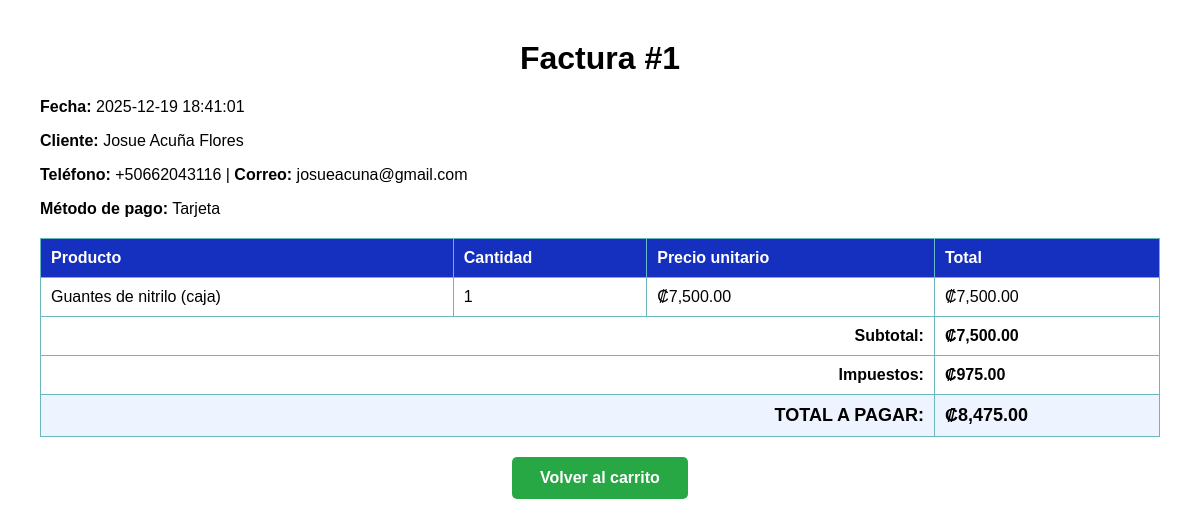
The page /modulos/ventas/factura.php?id_venta=1 on the database its author committed.
### tables this page shows
CREATE TABLE `ventas` (
  `id_venta` int NOT NULL,
  `id_usuario` int NOT NULL,
  `id_cliente` int NOT NULL,
  `fecha_venta` datetime DEFAULT CURRENT_TIMESTAMP,
  `subtotal` decimal(10,2) DEFAULT NULL,
  `impuestos` decimal(10,2) DEFAULT NULL,
  `total` decimal(10,2) DEFAULT NULL,
  `metodo_pago` varchar(50) DEFAULT NULL,
  `estado` tinyint(1) DEFAULT '1'
);

CREATE TABLE `usuarios` (
  `id_usuario` int NOT NULL,
  `nombre` varchar(100) DEFAULT NULL,
  `apellido1` varchar(100) DEFAULT NULL,
  `apellido2` varchar(100) DEFAULT NULL,
  `email` varchar(120) NOT NULL,
  `telefono` varchar(20) DEFAULT NULL,
  `identificacion` varchar(50) NOT NULL,
  `tipo_doc` varchar(20) NOT NULL,
  `password` varchar(255) NOT NULL,
  `id_rol` int NOT NULL,
  `fecha_creacion` datetime DEFAULT CURRENT_TIMESTAMP
);

CREATE TABLE `detalle_venta` (
  `id_detalle` int NOT NULL,
  `id_venta` int NOT NULL,
  `id_producto` int NOT NULL,
  `id_lote` int DEFAULT NULL,
  `cantidad` int NOT NULL,
  `precio_unitario` decimal(10,2) DEFAULT NULL,
  `total` decimal(10,2) DEFAULT NULL,
  `descuento` decimal(10,2) DEFAULT '0.00'
);

CREATE TABLE `productos` (
  `id_producto` int NOT NULL,
  `nombre` varchar(150) NOT NULL,
  `descripcion` text,
  `unidad` varchar(100) DEFAULT NULL,
  `id_categoria` int DEFAULT NULL,
  `precio` decimal(10,2) NOT NULL,
  `costo_unidad` decimal(10,2) DEFAULT NULL,
  `stock_total` int NOT NULL,
  `stock_minimo` int DEFAULT '0',
  `fecha_creacion` datetime DEFAULT CURRENT_TIMESTAMP,
  `actualizado_en` timestamp NULL DEFAULT CURRENT_TIMESTAMP ON UPDATE CURRENT_TIMESTAMP,
  `fecha_caducidad` date DEFAULT NULL,
  `estado` enum('activo','inactivo') DEFAULT 'activo',
  `descuento` decimal(5,2) DEFAULT '0.00'
);

### modulos/ventas/factura.php (the view, shortened to what this page needs)
<?php
require '../../config/conexion.php';
$venta = null;
$productos = [];
try {
    $id_venta = (int)$_GET['id_venta'];
    $sql_venta = "
        SELECT
            v.id_venta,
            v.fecha_venta,
            v.subtotal,
            v.impuestos,
            v.total,
            v.metodo_pago,
            CONCAT(uc.nombre, ' ', uc.apellido1, ' ', IFNULL(uc.apellido2, '')) AS cliente_nombre,
            uc.telefono   AS cliente_telefono,
            uc.email      AS cliente_correo
        FROM ventas v
        INNER JOIN clientes c ON v.id_cliente = c.id_cliente
        INNER JOIN usuarios uc ON c.id_usuario = uc.id_usuario
        WHERE v.id_venta = ?
    ";
    $stmt = $conn->prepare($sql_venta);
    $stmt->bind_param("i", $id_venta);
    $stmt->execute();
    $venta = $stmt->get_result()->fetch_assoc();
    $sql_detalle = "SELECT dv.id_producto, p.nombre, dv.cantidad, dv.precio_unitario, dv.total, dv.descuento
                    FROM detalle_venta dv
                    JOIN productos p ON dv.id_producto = p.id_producto
                    WHERE dv.id_venta = ?";
    $stmt2 = $conn->prepare($sql_detalle);
    $stmt2->bind_param("i", $id_venta);
    $stmt2->execute();
    $result_detalle = $stmt2->get_result();
    $productos = [];
    while ($row = $result_detalle->fetch_assoc()) {
        $productos[] = $row;
    }
} catch (Throwable $e) {
    try {
        if (isset($conn) && $conn instanceof mysqli) {
            if (isset($conn) && $conn instanceof mysqli && method_exists($conn, 'in_transaction') && $conn->in_transaction()) {
                try { $conn->rollback(); } catch (Throwable $__ignore) {}
            }
        }
    } catch (Throwable $__ignored) {}
    try {
        if (isset($conn)) { @$conn->close(); }
        include_once '../../config/conexion.php';
        $id_usuario_log = $_SESSION['user']['id_usuario'] ?? null;
        $accion = 'FACTURA_ERROR';
        $modulo = 'ventas/factura';
        $ip = $_SERVER['REMOTE_ADDR'] ?? 'UNKNOWN';
        $user_agent = $_SERVER['HTTP_USER_AGENT'] ?? 'UNKNOWN';
        $detalles = 'Error técnico: ' . $e->getMessage();
        $stmtLog = $conn->prepare("CALL SP_USUARIO_BITACORA(?, ?, ?, ?, ?, ?)");
        if ($stmtLog) {
            $stmtLog->bind_param("isssss", $id_usuario_log, $accion, $modulo, $ip, $user_agent, $detalles);
            $stmtLog->execute();
            $stmtLog->close();
        }
        if (isset($conn)) { @$conn->close(); }
    } catch (Throwable $logError) {
        error_log("Fallo al escribir en bitácora (factura): " . $logError->getMessage());
    }
    stopWithAlert('Ocurrió un error al cargar la factura.', 'Error', 'error');
}
?>
<!DOCTYPE html>
<html lang="es">
<head>
</head>
<body>
    <h1>Factura #<?php echo $venta['id_venta']; ?></h1>
    <p><strong>Fecha:</strong> <?php echo $venta['fecha_venta']; ?></p>
    <p><strong>Cliente:</strong> <?php echo $venta['cliente_nombre']; ?></p>
    <p><strong>Teléfono:</strong> <?php echo $venta['cliente_telefono']; ?> |
       <strong>Correo:</strong> <?php echo $venta['cliente_correo']; ?></p>
    <p><strong>Método de pago:</strong> <?php echo $venta['metodo_pago']; ?></p>
    <table>
        <thead>
            <tr>
                <th>Producto</th>
                <th>Cantidad</th>
                <th>Precio unitario</th>
                <th>Total</th>
            </tr>
        </thead>
        <tbody>
        <?php foreach ($productos as $p): ?>
            <tr>
                <td><?php echo $p['nombre']; ?></td>
                <td><?php echo $p['cantidad']; ?></td>
                <td>₡<?php echo number_format($p['precio_unitario'], 2); ?></td>
                <td>
                    ₡<?php echo number_format($p['total'], 2); ?>
                </td>
            </tr>
        <?php endforeach; ?>
        </tbody>
        <tfoot>
            <tr>
                <td colspan="3" style="text-align:right;">Subtotal:</td>
                <td>₡<?php echo number_format($venta['subtotal'], 2); ?></td>
            </tr>
            <tr>
                <td colspan="3" style="text-align:right;">Impuestos:</td>
                <td>₡<?php echo number_format($venta['impuestos'], 2); ?></td>
            </tr>
            <tr style="background:#eef4ff;">
                <td colspan="3" style="text-align:right; font-size:18px;">TOTAL A PAGAR:</td>
                <td style="font-size:18px;">₡<?php echo number_format($venta['total'], 2); ?></td>
            </tr>
        </tfoot>
    </table>
    <div style="text-align: center;">
        <a href="carrito.php" class="boton-carrito">Volver al carrito</a>
    </div>
</body>
</html>

### modulos/ventas/factura.php (style rules this page uses)
body { font-family: Arial, sans-serif; margin: 40px; }
h1 { text-align: center; }
table { width: 100%; border-collapse: collapse; margin-top: 20px; }
th, td { border: 1px solid #69B7BF; padding: 10px; text-align: left; }
th { background: #152fbf; color: white; }
tfoot td { font-weight: bold; }
.boton-carrito { display: inline-block; background: #28a745; color: #fff; padding: 12px 28px; border-radius: 5px; text-decoration: none; font-size: 16px; font-weight: bold; margin-top: 20px; }

### rows shown on the page
ventas: id_venta "1", fecha_venta "2025-12-19 18:41:01", id_usuario.telefono "+50662043116", id_usuario.email "josueacuna@gmail.com", metodo_pago "Tarjeta", subtotal "7,500.00", impuestos "975.00", total "8,475.00"
detalle_venta: id_producto.nombre "Guantes de nitrilo (caja)", cantidad "1", precio_unitario "7,500.00", total "7,500.00"

### other values the page prints
$venta['cliente_nombre'] "Josue Acuña Flores"
